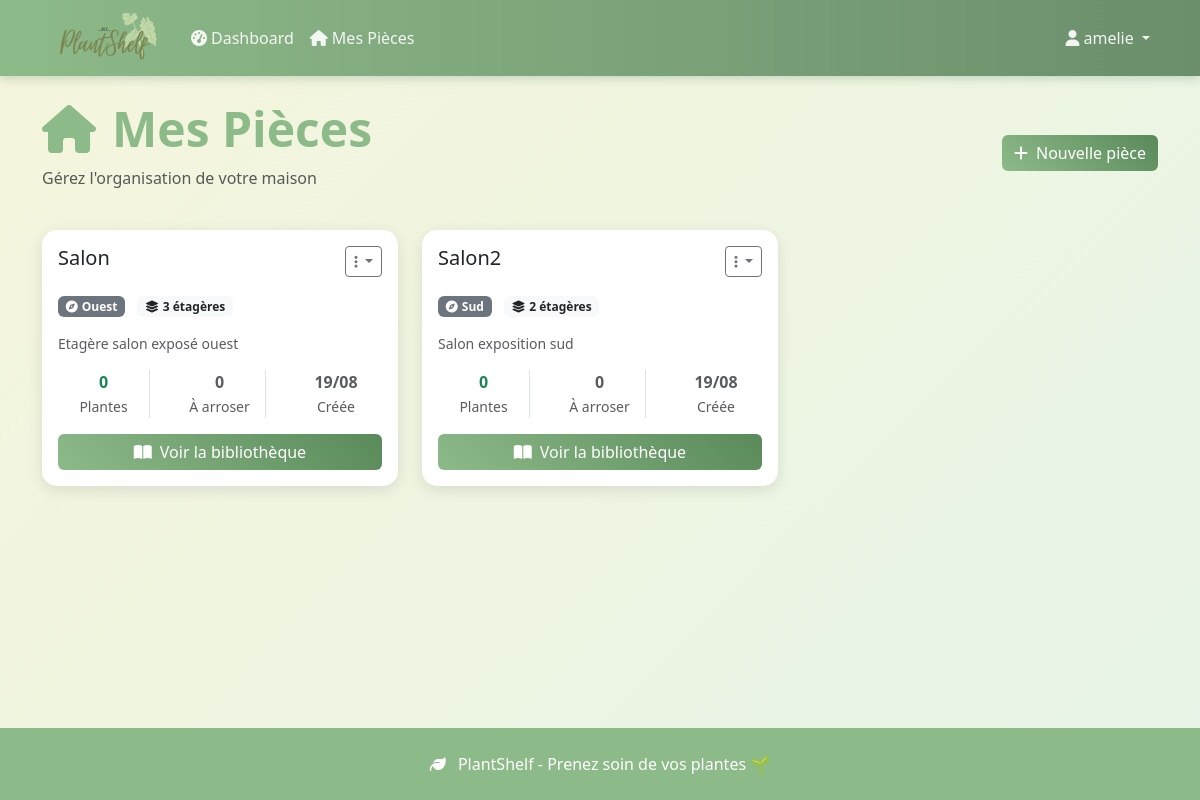
Before: /pieces/ (signed in) with the older database file.
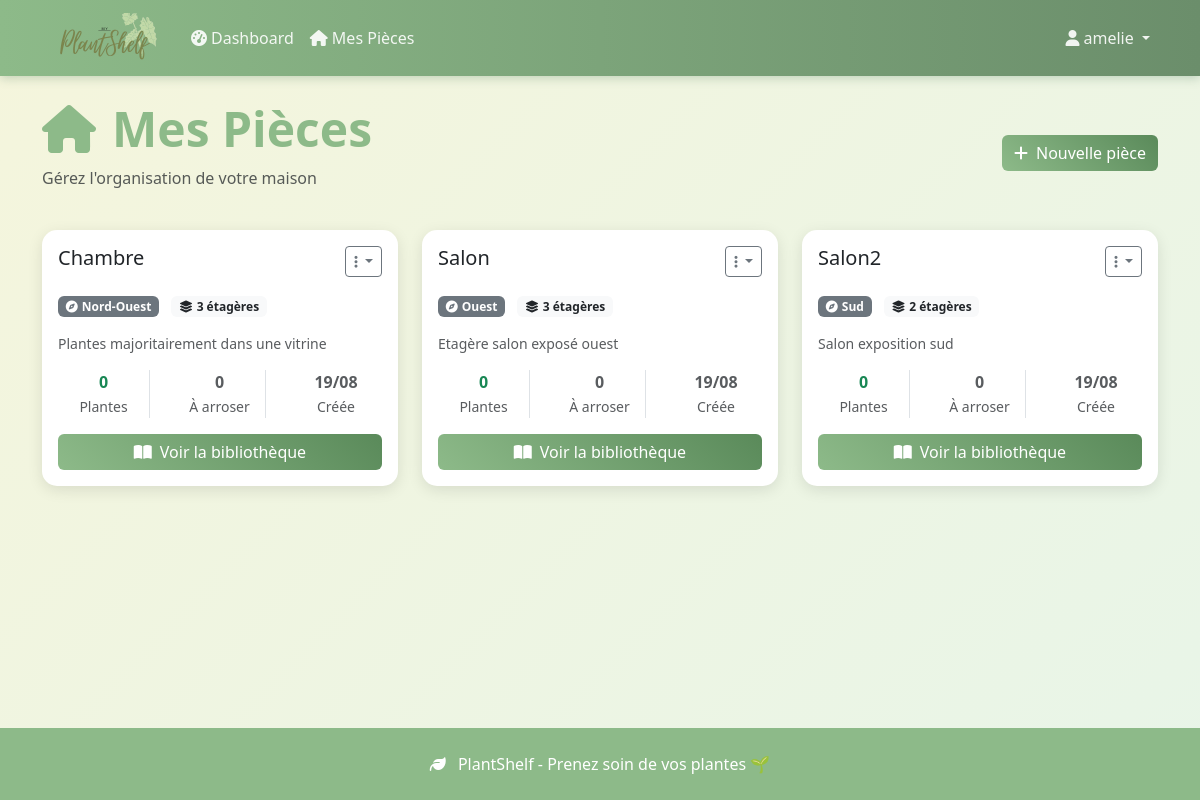
After: the same page with the newer database file.
### plantes/models.py (models this page shows, shortened)
class Piece(models.Model):
    EXPOSITION_CHOICES = [
        ('nord', 'Nord'),
        ('sud', 'Sud'),
        ('est', 'Est'),
        ('ouest', 'Ouest'),
        ('nord_est', 'Nord-Est'),
        ('nord_ouest', 'Nord-Ouest'),
        ('sud_est', 'Sud-Est'),
        ('sud_ouest', 'Sud-Ouest'),
    ]
    user = models.ForeignKey(User, on_delete=models.CASCADE, related_name='pieces')
    nom = models.CharField(max_length=100)
    exposition = models.CharField(max_length=20, choices=EXPOSITION_CHOICES)
    description = models.TextField(blank=True, null=True)
    nombre_etageres = models.IntegerField(default=3, validators=[MinValueValidator(1), MaxValueValidator(10)])
    created_at = models.DateTimeField(auto_now_add=True)
    updated_at = models.DateTimeField(auto_now=True)
    class Meta:
        ordering = ['nom']
        unique_together = ['user', 'nom']  # Pas deux pièces avec le même nom pour un user

### plantes/views.py (the view)
# urls.py: path('pieces/', views.mes_pieces, name='mes_pieces'),
@login_required
def mes_pieces(request):
    pieces = Piece.objects.filter(user=request.user)
    pieces_avec_stats = []
    for piece in pieces:
        plantes = PlantePossedee.objects.filter(piece=piece)
        pieces_avec_stats.append({
            'piece': piece,
            'nombre_plantes': plantes.count(),
            'plantes_a_arroser': len([p for p in plantes if p.a_besoin_arrosage])
        })
    context = {
        'pieces_avec_stats': pieces_avec_stats
    }
    return render(request, 'plantes/mes_pieces.html', context)

### plantes/templates/plantes/mes_pieces.html (shortened to what this page needs)
{% extends 'base.html' %}
{% block content %}
<div class="d-flex justify-content-between align-items-center mb-4">
    <div>
        <h1 class="display-5 fw-bold" style="color: var(--plant-green);">
            <i class="fas fa-home me-3"></i>Mes Pièces
        </h1>
        <p class="text-muted">Gérez l'organisation de votre maison</p>
    </div>
    <a href="{% url 'creer_piece' %}" class="btn btn-plant">
        <i class="fas fa-plus me-2"></i>Nouvelle pièce
    </a>
</div>
{% if pieces_avec_stats %}
<div class="row">
    {% for item in pieces_avec_stats %}
    {% with piece=item.piece %}
    <div class="col-lg-4 col-md-6 mb-4">
        <div class="card h-100">
            <div class="card-body">
                <div class="d-flex justify-content-between align-items-start mb-3">
                    <h5 class="card-title mb-0">{{ piece.nom }}</h5>
                    <div class="dropdown">
                        <button class="btn btn-sm btn-outline-secondary dropdown-toggle" data-bs-toggle="dropdown">
                            <i class="fas fa-ellipsis-v"></i>
                        </button>
                    </div>
                </div>
                <div class="mb-3">
                    <span class="badge bg-secondary me-2">
                        <i class="fas fa-compass me-1"></i>{{ piece.get_exposition_display }}
                    </span>
                    <span class="badge bg-light text-dark">
                        <i class="fas fa-layer-group me-1"></i>{{ piece.nombre_etageres }} étagères
                    </span>
                </div>
                {% if piece.description %}
                <p class="text-muted small">{{ piece.description|truncatechars:100 }}</p>
                {% endif %}
                <div class="row text-center mb-3">
                    <div class="col-4">
                        <div class="border-end">
                            <strong class="d-block text-success">{{ item.nombre_plantes }}</strong>
                            <small class="text-muted">Plantes</small>
                        </div>
                    </div>
                    <div class="col-4">
                        <div class="border-end">
                            <strong class="d-block {% if item.plantes_a_arroser > 0 %}text-warning{% else %}text-muted{% endif %}">
                                {{ item.plantes_a_arroser }}
                            </strong>
                            <small class="text-muted">À arroser</small>
                        </div>
                    </div>
                    <div class="col-4">
                        <strong class="d-block text-muted">{{ piece.created_at|date:"d/m" }}</strong>
                        <small class="text-muted">Créée</small>
                    </div>
                </div>
                <div class="d-grid">
                    <a href="{% url 'bibliotheque_piece' piece.id %}" class="btn btn-plant">
                        <i class="fas fa-book-open me-2"></i>Voir la bibliothèque
                    </a>
                </div>
            </div>
        </div>
    </div>
    {% endwith %}
    {% endfor %}
</div>
{% endif %}
{% endblock %}

### plantes/templates/base.html (shortened to what this page needs)
 {% load static %}
<!DOCTYPE html>
<html lang="fr">
<head>
    <link href="https://cdnjs.cloudflare.com/ajax/libs/bootstrap/5.3.0/css/bootstrap.min.css" rel="stylesheet">
    <link href="https://cdnjs.cloudflare.com/ajax/libs/font-awesome/6.4.0/css/all.min.css" rel="stylesheet">
</head>
<body class="d-flex flex-column">
    <nav class="navbar navbar-expand-lg">
        <div class="container">
            <a class="navbar-brand" href="{% url 'home' %}">
                <img id="logo" src="{% static 'images\logo.png' %}">
            </a>
            <div class="collapse navbar-collapse" id="navbarNav">
                <ul class="navbar-nav me-auto">
                    {% if user.is_authenticated %}
                        <li class="nav-item">
                            <a class="nav-link" href="{% url 'dashboard' %}">
                                <i class="fas fa-tachometer-alt me-1"></i>Dashboard
                            </a>
                        </li>
                        <li class="nav-item">
                            <a class="nav-link" href="{% url 'mes_pieces' %}">
                                <i class="fas fa-home me-1"></i>Mes Pièces
                            </a>
                        </li>
                    {% endif %}
                </ul>
                <ul class="navbar-nav">
                    {% if user.is_authenticated %}
                        <li class="nav-item dropdown">
                            <a class="nav-link dropdown-toggle" href="#" role="button" data-bs-toggle="dropdown">
                                <i class="fas fa-user me-1"></i>{{ user.username }}
                            </a>
                        </li>
                    {% endif %}
                </ul>
            </div>
        </div>
    </nav>
    <main class="container my-4 flex-grow-1">
        {% block content %}
        {% endblock %}
    </main>
    <footer class="py-4 mt-5">
        <div class="container text-center">
            <p class="mb-0">
                <i class="fas fa-leaf me-2"></i>
                PlantShelf - Prenez soin de vos plantes 🌱
            </p>
        </div>
    </footer>
</body>
</html>

### plantes/templates/base.html (style rules this page uses)
:root { --plant-green: #8dba89ff; --light-green: #a8d5ba; --earth-brown: #8b4513; --soft-beige: #f5f5dc; }
body { background: linear-gradient(135deg, var(--soft-beige) 0%, #e8f5e8 100%); min-height: 100vh; }
#logo { width: 125px; height: 50px; object-fit: cover; }
.navbar { background: linear-gradient(90deg, var(--plant-green) 0%, #6b8e6b 100%); box-shadow: 0 2px 10px rgba(74, 124, 89, 0.3); }
.navbar-brand { font-weight: bold; color: white !important; }
.navbar-nav .nav-link { color: rgba(255, 255, 255, 0.9) !important; transition: color 0.3s; }
.card { border: none; box-shadow: 0 4px 15px rgba(0, 0, 0, 0.1); border-radius: 15px; transition: transform 0.3s, box-shadow 0.3s; }
.btn-plant { background: linear-gradient(45deg, var(--plant-green), #5a8a5a); border: none; color: white; transition: all 0.3s; }
footer { background: var(--plant-green); color: white; margin-top: auto; }

Changed rows visible on the page:
added Piece: piece.nom "Chambre", piece.exposition "Nord-Ouest", piece.nombre_etageres "3", piece.description "Plantes majoritairement dans une vitrine", nombre_plantes "0", plantes_a_arroser "0", piece.created_at "19/08"
